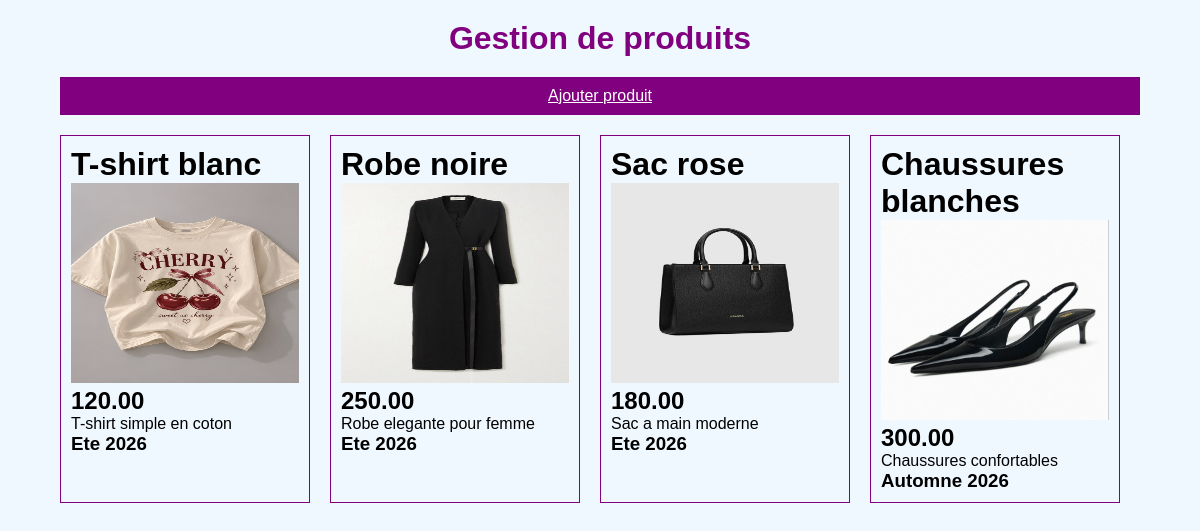
The page / on the database its author committed.
### tables this page shows
CREATE TABLE products (
    id_product INT AUTO_INCREMENT PRIMARY KEY,
    name VARCHAR(150) NOT NULL,
    description TEXT,
    price DECIMAL(10,2) NOT NULL,
    stock INT NOT NULL,
    image VARCHAR(255),
    id_customer INT NOT NULL,
    id_collection INT NOT NULL,

    FOREIGN KEY (id_customer)
        REFERENCES customers(id_customer),

    FOREIGN KEY (id_collection)
        REFERENCES collections(id_collection)
);

CREATE TABLE collections (
    id_collection INT AUTO_INCREMENT PRIMARY KEY,
    name VARCHAR(100) NOT NULL,
    description TEXT
);

### requet.php (called while the page is built)
<?php
require_once'connexion.php';
$sql=$pdo->query("SELECT p.name, p.description, p.image, p.price, c.name as name_collection FROM products as p
JOIN collections as c ON p.id_collection = c.id_collection");
$products=$sql->fetchAll(PDO::FETCH_ASSOC);
?>

### index.php (the view, shortened to what this page needs)
<?php
require_once'requet.php';
?>
<!DOCTYPE html>
<html lang="en">
<head>
    <link rel="stylesheet" href="style.css">
</head>
<body>
    <div class="title">
        <h1>Gestion de produits</h1>
    </div>
   <div class="produits" >
    <a href=ajouter.php>Ajouter produit</a>
 <?php foreach($products as $product) : ?>
    <div class="card">
        <h1><?php echo $product['name'] ?></h1>
        <img src="images/<?= htmlspecialchars($product['image']) ?>" alt="">
        <h2><?php echo  $product['price']?></h2>
        <p><?php echo $product['description']?></p>
        <h3><?php echo $product['name_collection']?></h3>
    </div>
    <?php endforeach; ?>
   </div>
</body>
</html>

### style.css (style rules this page uses)
* { margin: 0; padding: 0; box-sizing: border-box; font-family: Arial; }
body { background: aliceblue; }
.title { text-align: center; color: purple; margin: 20px; }
.produits { width: 90%; margin: auto; display: flex; flex-wrap: wrap; gap: 20px; }
.produits > a { width: 100%; padding: 10px; background: purple; color: white; text-align: center; }
.card { width: 250px; padding: 10px; border: 1px solid purple; }
.card img { width: 100%; height: 200px; }

### rows shown on the page
products: name "T-shirt blanc", image (picture), price "120.00", description "T-shirt simple en coton", id_collection.name "Ete 2026"
products: name "Robe noire", image (picture), price "250.00", description "Robe elegante pour femme", id_collection.name "Ete 2026"
products: name "Sac rose", image (picture), price "180.00", description "Sac a main moderne", id_collection.name "Ete 2026"
products: name "Chaussures blanches", image (picture), price "300.00", description "Chaussures confortables", id_collection.name "Automne 2026"
